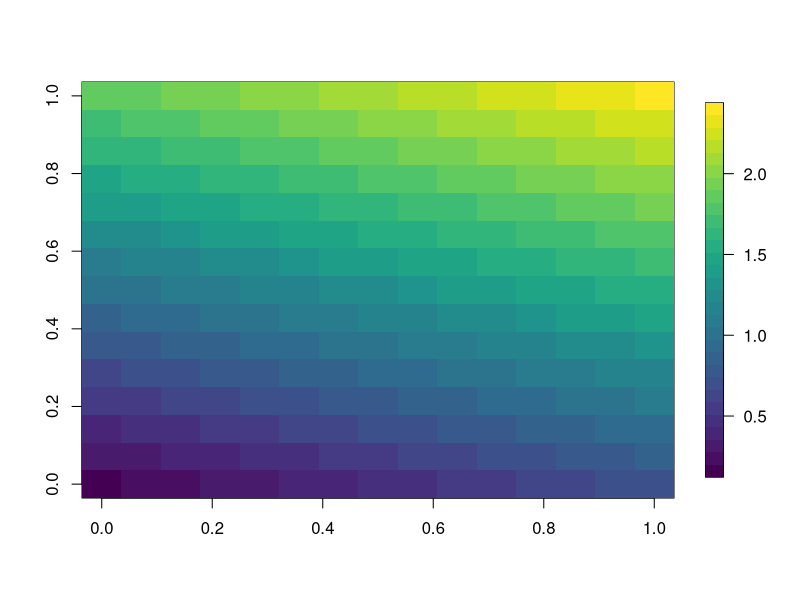

The R source for this figure:

q1 <- 0.1
q2 <- 0.05
m <- seq(0.2, 3, length = 15)

qi1 <- q1 * m
qj2 <- q2 * m

E <- 2

a <- 0.6

C <- matrix(NA, 15, 15)

## column is metier 1 - indexed by i
## row is metier 2 - indexed by j

B <- 5

## reconstructing the catches based on the cobb douglas equation C = q*E*B
for(i in 1:15){
    for(j in 1:15){
        C[j,i] <- (qi1[i] * a * E  + qj2[j] * (1-a) * E) * B 
    }
}
rownames(C) <- paste0("F2j", 1:15)
colnames(C) <- paste0("F1i", 1:15)

library(fields)
library(viridis)

image.plot(C, col = viridis(30))

## calculate index
Cdf <- data.frame(C = c(C),
                  F1 = rep(qi1 * a * E, each = 15),
                  F2 = rep(qj2 * (1-a) * E, times = 15))

## small correction on the x and y axis!
Cdf <- data.frame(C = c(C),
                  F1 = rep(qi1 , each = 15),
                  F2 = rep(qj2 , times = 15))

### index calculation
fit <- lm(C ~ -1 + F1 + F2, data = Cdf)

beta <- coef(fit)

ind <- beta[1] / (beta[1] + beta[2])

### using ols equations
X <- with(Cdf, cbind(F1, F2))
Y <- matrix(Cdf$C)

beta_ols <- solve(t(X) %*% X) %*% t(X) %*% Y

### what is this exactly? - see Princeton handout
y <- c(Y)      # catches
x <- Cdf$F1    # effort TR1 (q1*E1*multiplier i)
z <- Cdf$F2    # effort TR2 (q2*E2*multiplier j)


beta1 <- (cov(x, y) * var(z) - cov(z, y) * cov(x, z)) /
    (var(x) * var(z) - cov(x,z)^2) 

beta2 <- (cov(z, y) * var(x) - cov(x, y) * cov(z,x)) /
    (var(x) * var(z) - cov(x,z)^2) 

beta1 / (beta1 + beta2)

ind_equation <- (cov(x, y) * var(z) - cov(z, y) * cov(x, z)) /
    ((cov(x, y) * var(z) - cov(z, y) * cov(x, z)) + (cov(z, y) * var(x) - cov(x, y) * cov(z,x)))
